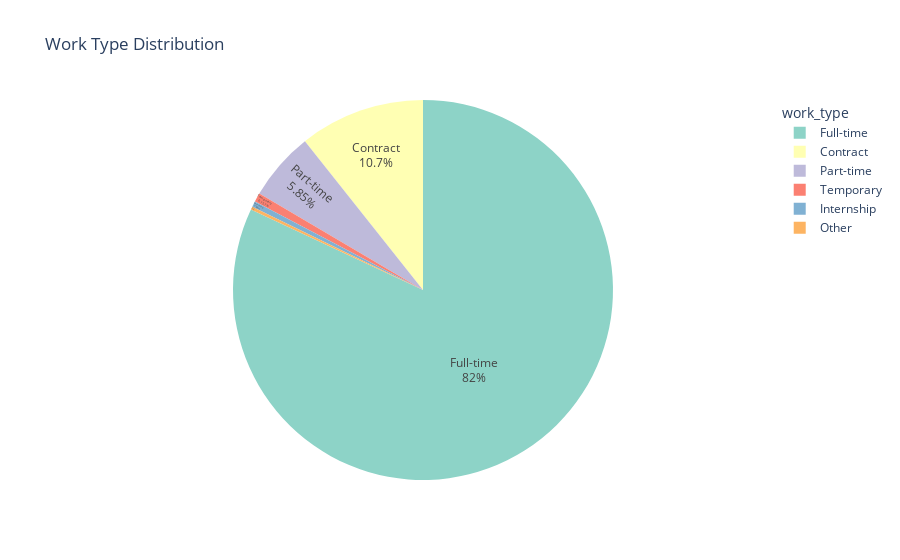

The notebook cell this image was saved under:
### Code cell
fig = px.pie(jobs_2, names="work_type", title="Work Type Distribution", color_discrete_sequence=px.colors.qualitative.Set3) #Custom Color

# Customize the appearance of the chart
fig.update_traces(textposition= 'inside', textinfo= 'percent+label')
fig.update_layout(legend_title="work_type", showlegend= True)

fig.show()

### Figure 1 — Plotly figure (JSON) as saved in the notebook; plotly's stock layout.template omitted (floating-point values rounded to 4 significant figures; data arrays with more than 128 entries replaced by an {"elided": "..."} marker saying what was removed)
{"data": [{"domain": {"x": [0, 1], "y": [0, 1]}, "hovertemplate": "work_type=%{label}<extra></extra>", "labels": {"elided": "8852 str values"}, "legendgroup": "", "name": "", "showlegend": true, "textinfo": "percent+label", "textposition": "inside", "type": "pie"}], "layout": {"legend": {"title": {"text": "work_type"}, "tracegroupgap": 0}, "piecolorway": ["rgb(141,211,199)", "rgb(255,255,179)", "rgb(190,186,218)", "rgb(251,128,114)", "rgb(128,177,211)", "rgb(253,180,98)", "rgb(179,222,105)", "rgb(252,205,229)", "rgb(217,217,217)", "rgb(188,128,189)", "rgb(204,235,197)", "rgb(255,237,111)"], "showlegend": true, "title": {"text": "Work Type Distribution"}}}
